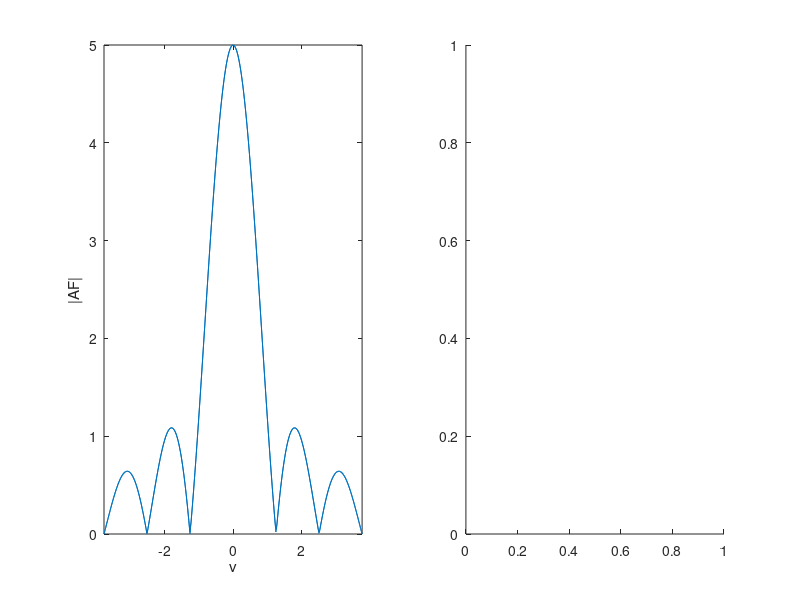

Source code (MATLAB): (Note: this script raises an error after producing the figure.)
theta=-pi : 0.01 : pi;
v=1.2*pi*sin(theta);
AF=(sin(5*v/2)./(v/2));

figure(1)
subplot(1,2,1)
plot(v,abs(AF))
axis([-1.2*pi 1.2*pi 0 5]);
xlabel('v');
ylabel('|AF|')

subplot(1,2,2)
polarplot(theta,abs(AF))
title('|AF| in polar coordinates')